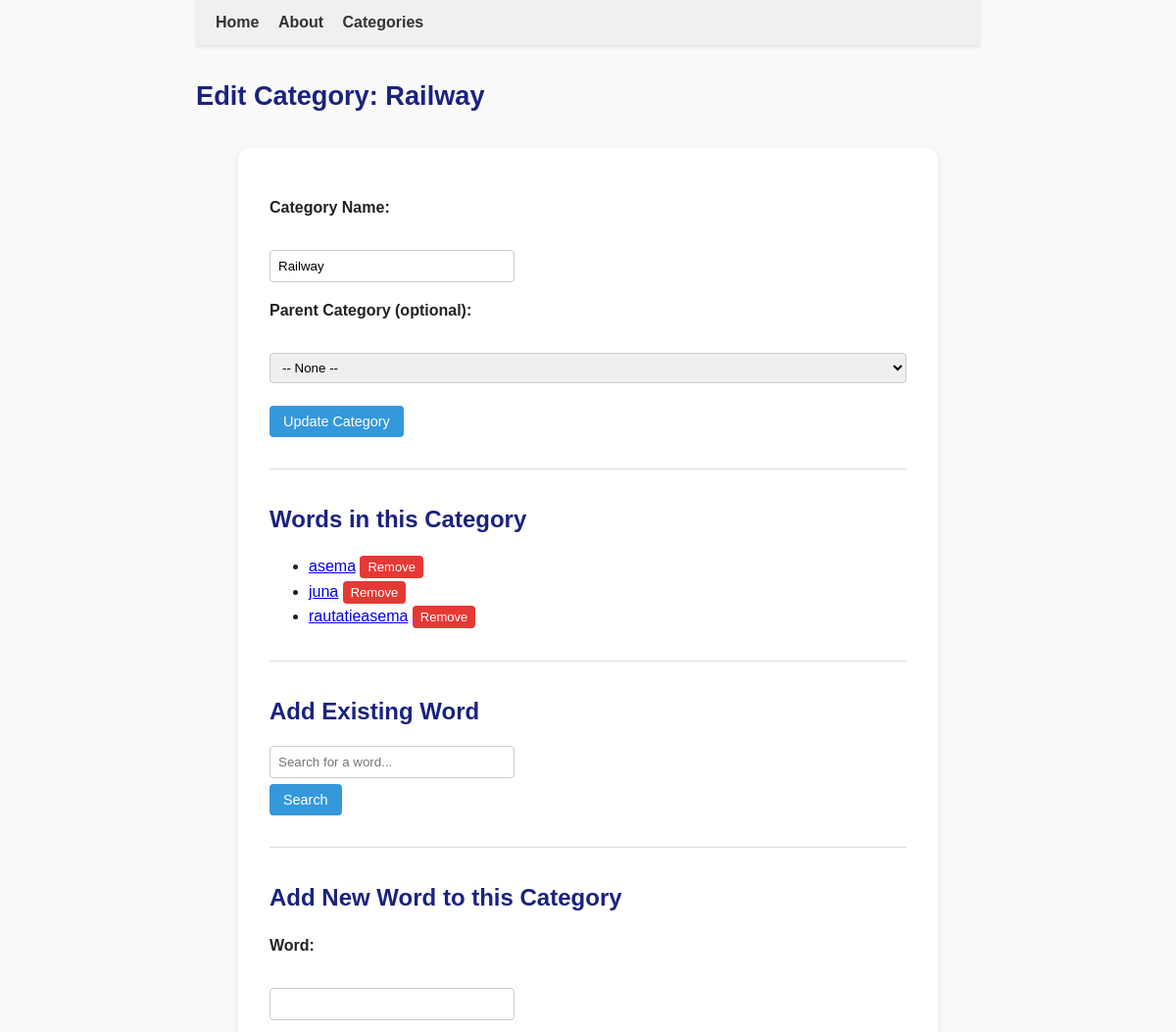
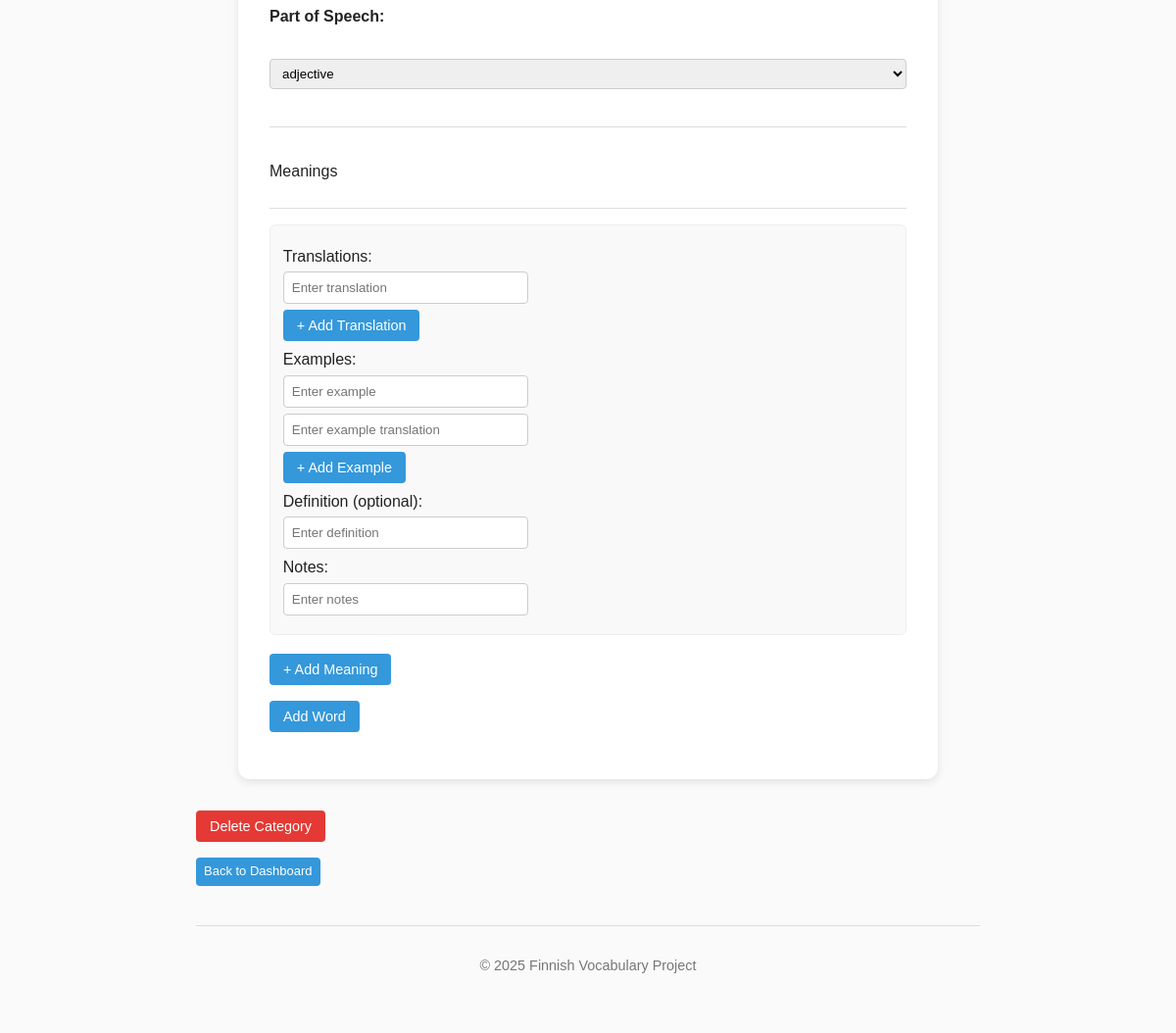
/admin/categories/20/edit (signed in), run on the app's committed database (2 pictures, top to bottom).
### tables this page shows
CREATE TABLE categories (
    id INTEGER PRIMARY KEY,
    name TEXT NOT NULL UNIQUE,
    parent_id INTEGER REFERENCES categories(id)
, description TEXT);

CREATE TABLE words (
        id INTEGER PRIMARY KEY,
        word TEXT UNIQUE NOT NULL,
        pos_id INTEGER REFERENCES parts_of_speech(id)
    , created_at TEXT, updated_at TEXT, language_code TEXT DEFAULT 'fi');

### app.py (the view, shortened to what this page needs)
@app.route("/admin/categories/<int:category_id>/edit", methods=["GET", "POST"])
@admin_required
def admin_edit_category(category_id):
    conn = sqlite3.connect("finnish.db", timeout=10)  # longer timeout
    conn.row_factory = sqlite3.Row
    cur = conn.cursor()
    cur.execute("SELECT * FROM categories WHERE id = ?", (category_id,))
    category = cur.fetchone()
    if not category:
        conn.close()
        flash("Category not found.", "danger")
        return redirect(url_for("admin_dashboard"))
    cur.execute("SELECT id, name FROM categories WHERE id != ?", (category_id,))
    all_categories = cur.fetchall()
    cur.execute("SELECT id, name FROM parts_of_speech ORDER BY name")
    pos_list = cur.fetchall()
    action = request.form.get("action")
    search_query = request.args.get("word_query", "").strip()
    search_results = []
    if search_query:
        cur.execute("SELECT id, word FROM words WHERE word LIKE ? ORDER BY word", (f"{search_query}%",))
        search_results = cur.fetchall()
    cur.execute("""
        SELECT w.id, w.word
        FROM words w
        JOIN word_categories wc ON w.id = wc.word_id
        WHERE wc.category_id = ?
        ORDER BY w.word
    """, (category_id,))
    category_words = cur.fetchall()
    conn.close()
    return render_template(
        "admin_edit_category.html",
        category=category,
        all_categories=all_categories,
        category_words=category_words,
        pos_list=pos_list,
        search_query=search_query,
        search_results=search_results
    )

### app.py (called while the page is built)
def admin_required(f):
    @wraps(f)
    def decorated_function(*args, **kwargs):
        if not session.get('admin_logged_in'):
            flash("Admin login required.", "warning")
            return redirect(url_for('login'))
        return f(*args, **kwargs)
    return decorated_function

### templates/admin_edit_category.html (shortened to what this page needs)
{% extends "base.html" %}
{% block content %}
<h2>Edit Category: {{ category['name'] }}</h2>
<div class="admin-add-word-container">
    <form method="POST" action="{{ url_for('admin_edit_category', category_id=category['id']) }}" class="admin-add-word-form">
        <p>
            <label>Category Name:</label><br>
            <input type="text" name="name" value="{{ category['name'] }}" required class="admin-input">
        </p>
        <p>
            <label>Parent Category (optional):</label><br>
            <select name="parent_id" class="admin-select">
                <option value="">-- None --</option>
            </select>
        </p>
        <p>
            <button type="submit" class="admin-btn">Update Category</button>
        </p>
    </form>
    <hr>
    <h3>Words in this Category</h3>
    {% if category_words %}
        <ul>
        {% for w in category_words %}
            <li>
                <a href="{{ url_for('show_word', word_name=w['word']) }}" target="_blank">{{ w['word'] }}</a>
                <form method="POST" action="{{ url_for('admin_remove_word_from_category', category_id=category['id'], word_id=w['id']) }}" style="display:inline;">
                    <button type="submit" class="admin-btn-small delete-btn">Remove</button>
                </form>
            </li>
        {% endfor %}
        </ul>
    {% else %}
        <p><em>No words yet in this category.</em></p>
    {% endif %}
    <hr>
    <h3>Add Existing Word</h3>
    <form method="GET" action="{{ url_for('admin_edit_category', category_id=category['id']) }}" class="admin-add-word-form">
        <p>
            <input type="text" name="word_query" class="admin-input" placeholder="Search for a word..." value="{{ search_query }}">
            <button type="submit" class="admin-btn">Search</button>
        </p>
    </form>
    <hr>
    <h3>Add New Word to this Category</h3>
    <form method="POST" action="{{ url_for('admin_edit_category', category_id=category['id']) }}" class="admin-add-word-form">
        <p>
            <label>Word:</label><br>
            <input type="text" name="new_word" required class="admin-input">
        </p>
        <p>
            <label>Part of Speech:</label><br>
            <select name="pos_id" required class="admin-select">
                {% for pos in pos_list %}
                <option value="{{ pos['id'] }}">{{ pos['name'] }}</option>
                {% endfor %}
            </select>
        </p>
        <hr>
        <p>Meanings</p>
        <div id="meanings-container" class="meanings-section">
            <div class="meaning-block" data-meaning-number="1">
                <p>Translations:</p>
                <div id="translations-1" class="translations-group">
                    <input type="text" name="translations_1[]" class="admin-input" placeholder="Enter translation">
                </div>
                <button type="button" class="admin-btn" onclick="addTranslation(1)">+ Add Translation</button>
                <p>Examples:</p>
                <div id="examples-1" class="examples-group">
                    <div class="example-pair">
                        <input type="text" name="examples_1[]" class="admin-input" placeholder="Enter example">
                        <input type="text" name="examples_trans_1[]" class="admin-input" placeholder="Enter example translation">
                    </div>
                </div>
                <button type="button" class="admin-btn" onclick="addExample(1)">+ Add Example</button>
                <p>Definition (optional):</p>
                <input type="text" name="definition_1" class="admin-input" placeholder="Enter definition">
                <p>Notes:</p>
                <input type="text" name="meaning_notes[]" class="admin-input" placeholder="Enter notes">
            </div>
        </div>
        <button type="button" onclick="addMeaning()" class="admin-btn">+ Add Meaning</button>
        <p>
            <button type="submit" class="admin-btn">Add Word</button>
        </p>
    </form>
</div>
<form method="POST" action="{{ url_for('admin_delete_category', category_id=category['id']) }}" onsubmit="return confirm('Are you sure you want to delete this category? This cannot be undone.');">
    <button type="submit" class="admin-btn delete-btn"> Delete Category</button>
</form>
<p>
    <a href="{{ url_for('admin_dashboard') }}" class="admin-btn-small">Back to Dashboard</a>
</p>
{% endblock %}

### static/style.css (style rules this page uses)
body { font-family: Arial, sans-serif; max-width: 800px; margin: 0 auto; line-height: 1.6; color: #222; background-color: #fafafa; padding: 0 20px 40px 20px; }
h2 { font-size: 1.7em; color: #1a237e; margin-bottom: 0.2em; }
h3 { font-size: 1.5em; color: #1a237e; margin-bottom: 0.2em; }
hr { border: none; border-top: 1px solid #ddd; margin: 2em 0; }
button { background-color: #1a73e8; color: white; border: none; padding: 5px 10px; border-radius: 4px; cursor: pointer; font-size: 0.9em; transition: background-color 0.2s; }
button.delete-btn { background-color: #e53935; }
.admin-add-word-container { max-width: 800px; background-color: #ffffff; padding: 20px; margin-top: 1.5em; border-radius: 8px; box-shadow: 0 1px 4px rgba(0,0,0,0.1); }
.admin-add-word-form p { margin-bottom: 1em; }
.admin-add-word-form label { font-weight: bold; display: block; margin-bottom: 0.3em; }
.admin-input, .admin-select { width: 100%; padding: 6px 8px; border: 1px solid #ccc; border-radius: 4px; box-sizing: border-box; margin-bottom: 0.5em; }
.admin-btn { background-color: #3498db; color: white; border: none; border-radius: 4px; padding: 8px 14px; text-decoration: none; cursor: pointer; font-weight: 500; display: inline-block; transition: background-color 0.2s; }
.meanings-section { margin-top: 1.5em; border-top: 1px solid #ddd; padding-top: 1em; }
.meaning-block { margin-bottom: 1.2em; padding: 0.8em; border: 1px solid #eee; border-radius: 6px; background-color: #f9f9f9; }
.admin-input { padding: 8px; width: 250px; border-radius: 4px; border: 1px solid #ccc; display: block; margin-bottom: 6px; }
.delete-btn { background-color: #e53935; color: white; padding: 8px 14px; border: none; border-radius: 4px; cursor: pointer; font-weight: 500; transition: background-color 0.2s; }
.admin-btn-small { background-color: #3498db; color: white; border: none; padding: 4px 8px; border-radius: 4px; text-decoration: none; cursor: pointer; font-size: 13px; display: inline-block; }
.admin-add-word-container { max-width: 650px; margin: 2rem auto; background: #fff; padding: 2rem; border-radius: 12px; box-shadow: 0 3px 8px rgba(0,0,0,0.1); }
.meaning-block p { margin: 6px 0 3px 0; }

### data on the page
categories: name "Railway"
words: word "asema"
words: word "juna"
words: word "rautatieasema"

### other printed values
form field pos_id "adjective"
